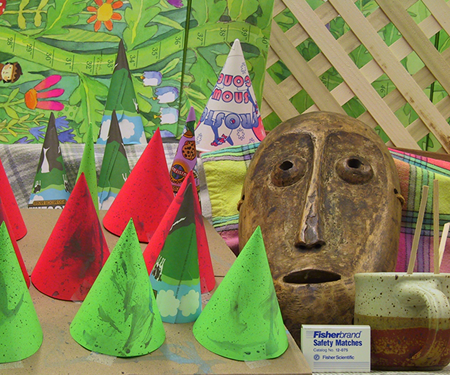
#> input picture Assignment0/cones1.png, 450 x 375 px
$ python assignment0.py
#> lines starting #> are read from the running program, lines starting #| are printed output that depends on the picture
import cv2
import numpy as np

# read image1
image1 = cv2.imread("cones1.png")
#> image1 is the input picture: shape (375, 450, 3); mean B, G, R 82.3, 130.2, 132.6
# show image1
cv2.imshow("Displaying image1", image1)
# determine and print image1 size
numRows = image1.shape[0]
#> numRows = 375
numCols = image1.shape[1]
#> numCols = 450
print("image1 size: ", numRows, numCols)
#| image1 size:  375 450
# determine and print image2 size with scaling factor of 1.5
size1 = numRows * 1.5
#> size1 = 562.5
size2 = numCols * 1.5
#> size2 = 675
print("image2 size: ", size1, size2)
#| image2 size:  562.5 675.0
# create empty image2 with predetermined size
image2 = np.zeros((int(size1), int(size2), 3), np.float32)
# determine the offset needed to center image1 within image2
i_offset = (size1 - numRows)/2
#> i_offset = 93.75
j_offset = (size2 - numCols)/2
#> j_offset = 112.5
# iterate over image1 and place it in image2 using predetermined offset
for i in range(numRows):
    for j in range(numCols):
        image2[int(i + i_offset)][int(j + j_offset)][0] = image1[i][j][0]
        image2[int(i + i_offset)][int(j + j_offset)][1] = image1[i][j][1]
        image2[int(i + i_offset)][int(j + j_offset)][2] = image1[i][j][2]
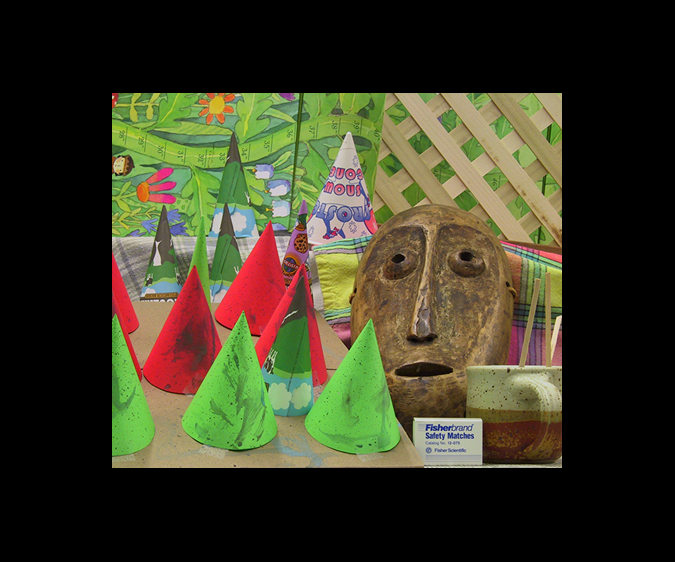
#> image2: shape (562, 675, 3) float32; mean B, G, R 36.6, 57.9, 59

# display image2
cv2.imshow("Displaying image2", image2/255.0)
cv2.waitKey(0)
cv2.destroyAllWindows()

# save image2
cv2.imwrite("savedImage.png", image2)
print("saved")
